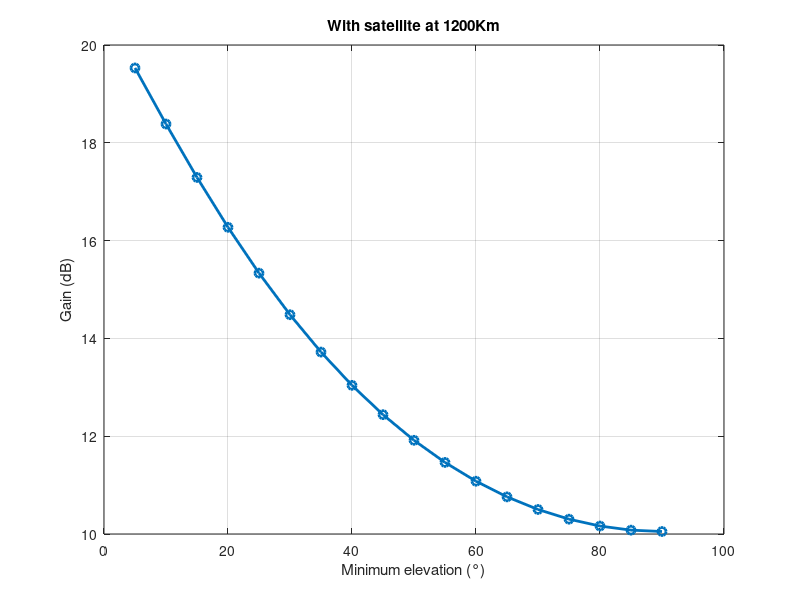

Source code (MATLAB): (Note: this script raises an error after producing the figure.)

%%
% RUNEAR SIEMPRE PRIMERO CON LA REFERENCIA 20º, 1000KM Y 15DB
% Si quiero ver como cambian las elevaciones y ganancias con otra altura,
% tengo que ir al otro programa y runearlo y fijarme que ganancia hay a la
% altura que yo quiero, y actualizar aquí h y G_ref_dB

R_E       = 6378;        % km, radio de la Tierra
h         = 1200;        % km, altura del satélite
elevacion = deg2rad(20); % en grados
r_ref = sqrt(R_E^2 + (R_E + h)^2 - 2*R_E*(R_E + h)*sin(elevacion + asin((R_E/(R_E+h))*cos(elevacion))));        % km

G_ref_dB = 16.272; % Ganancia de referencia en dB

elevaciones = 5:5:90; % Elevaciones mínimas en grados

% Inicializamos arrays
ganancias_dB = zeros(size(elevaciones));
slant_range = zeros(size(elevaciones));

% Cálculo para cada elevación
for i = 1:length(elevaciones)
    elev = elevaciones(i);
    elev_rad = deg2rad(elev);
    
    % alpha = pi/2 - elev_rad; % ángulo complementario
    slant_range(i) = sqrt(R_E^2 + (R_E + h)^2 - 2*R_E*(R_E + h)*sin(elev_rad + asin((R_E/(R_E+h))*cos(elev_rad))));
    
    % Cálculo de la ganancia necesaria
    ganancias_dB(i) = G_ref_dB + 20 * log10(slant_range(i) / r_ref);
end

% Gráfica
figure;
plot(elevaciones, ganancias_dB, 'o-', 'LineWidth', 2);
xlabel('Minimum elevation (°)');
ylabel('Gain (dB)');
title(['With satellite at ', num2str(h), 'Km']);
grid on;

% Mostrar tabla
disp(table(elevaciones', slant_range', ganancias_dB', ...
    'VariableNames', {'Elevation_degrees', 'SlantRange_km', 'Gain_dB'}));